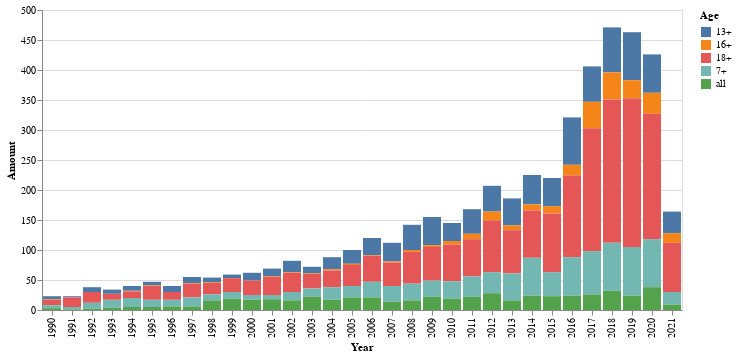

The code cell stored with this chart in its notebook:
### Markdown cell above
## Generador de gráficos clase

### Code cell
import altair as alt
years = base[base['Year'] >= 1990]['Year'].unique()
years.sort()
 
for year in years:
    base_filtrada_year = base[base['Year']==year]
    cantidad_year = base_filtrada_year.groupby(by='Age').count()[['ID']].reset_index()
    cantidad_year.columns = ['Age','Amount']
    cantidad_year['Year'] = year
 
    if year == years[0]:
        df = cantidad_year
    else:
        df = pd.concat([df,cantidad_year])
 
df['Year'] = df['Year'].astype(str)
alt.Chart(df).mark_bar().encode(
    x='Year:O',
    y='Amount:Q',
    color='Age:N'
)

### Figure 1 — Vega-Lite specification as saved in the notebook (floating-point values rounded to 4 significant figures; data arrays with more than 128 entries replaced by an {"elided": "..."} marker saying what was removed)
{"config": {"view": {"continuousWidth": 300, "continuousHeight": 300}}, "data": {"name": "data-b50c0a4b6ece0f0feb0412cc8236ac30"}, "mark": {"type": "bar"}, "encoding": {"color": {"field": "Age", "type": "nominal"}, "x": {"field": "Year", "type": "ordinal"}, "y": {"field": "Amount", "type": "quantitative"}}, "$schema": "https://vega.github.io/schema/vega-lite/v5.17.0.json", "datasets": {"data-b50c0a4b6ece0f0feb0412cc8236ac30": {"elided": "154 records"}}}
